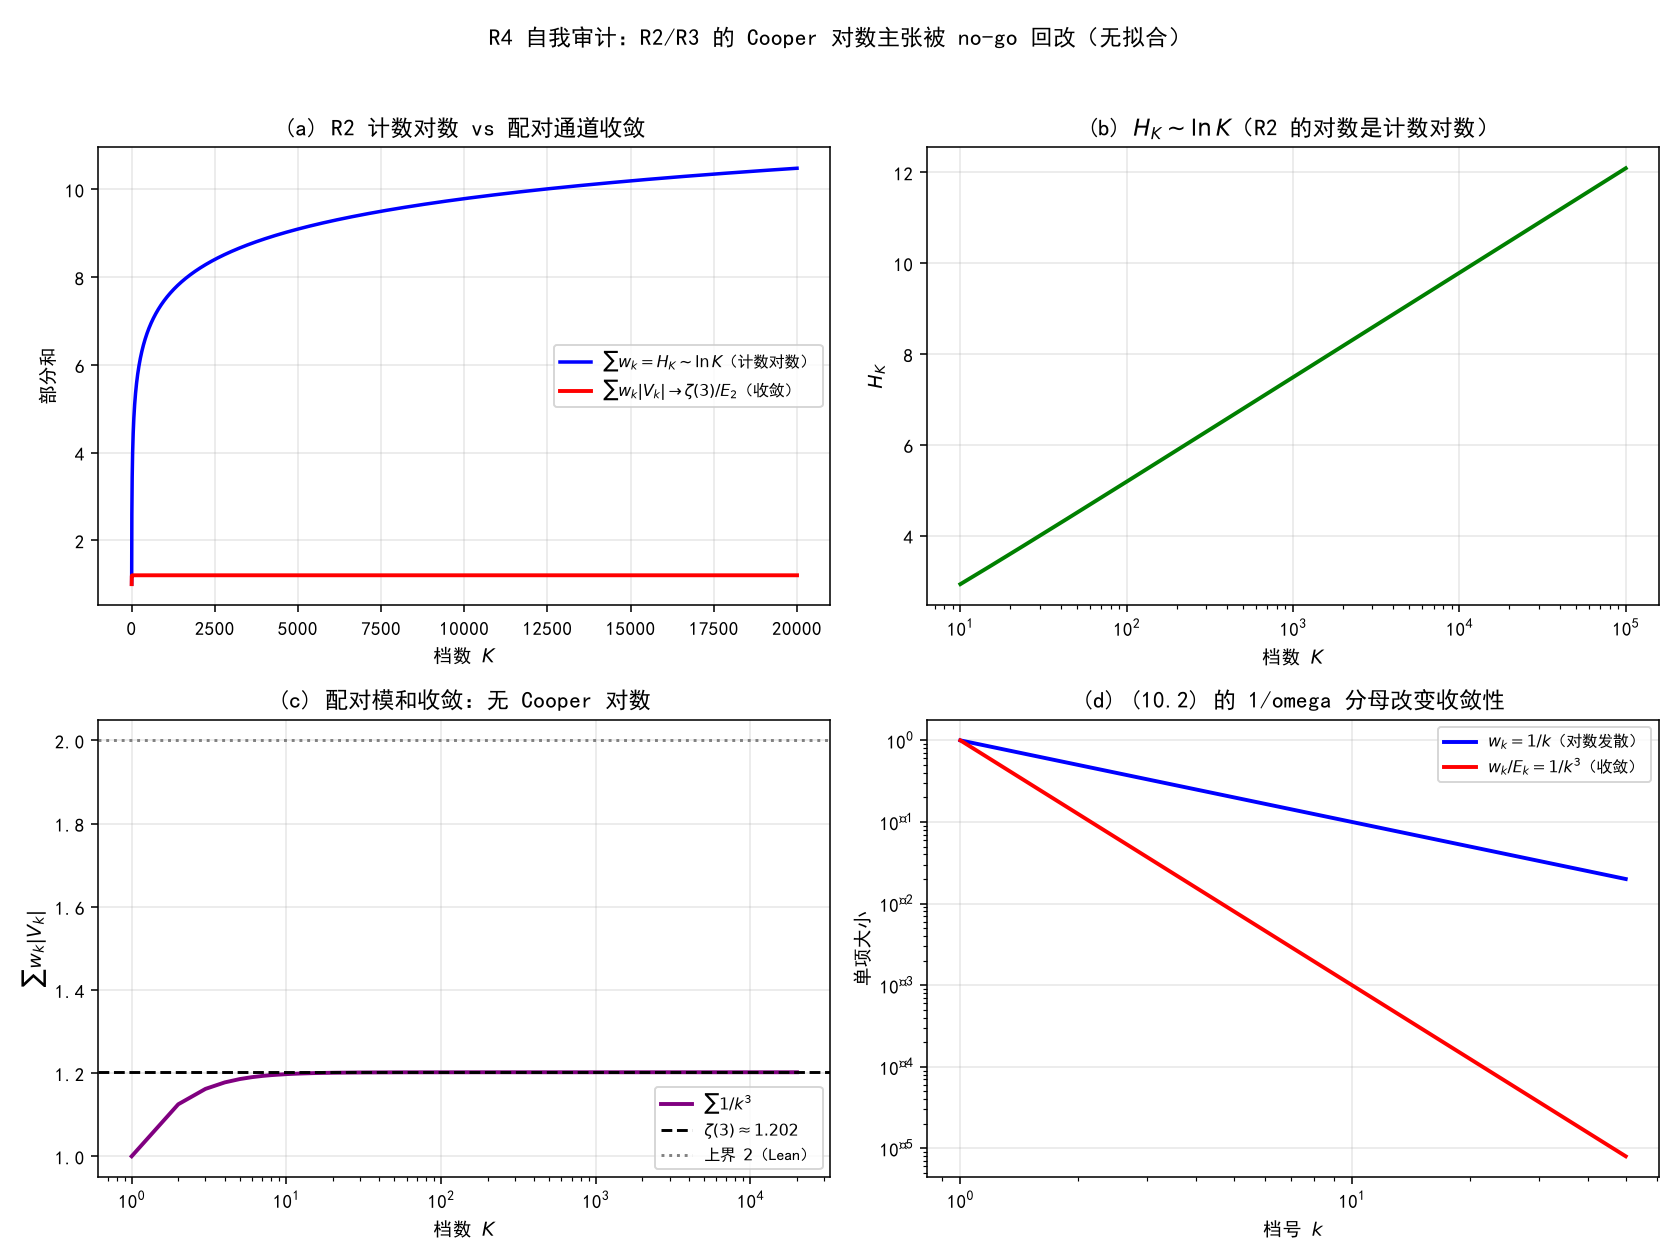

Python code for this plot:
# -*- coding: utf-8 -*-
"""
R4: 自我审计——12.A 模和 vs 配对通道模和。
证明 R2 的对数是「计数对数」，而 (10.2) 的 1/omega 分母使配对模和收敛（无 Cooper 对数）。
只检验极限/收敛/恒等，不拟合。仅用 numpy + matplotlib。
运行：python "10 探索/超导第一性研究/04_计算验证/环节9_自我审计.py"
"""
import csv
import math
import os

import numpy as np
import matplotlib
matplotlib.use("Agg")
import matplotlib.pyplot as plt

plt.rcParams["font.sans-serif"] = ["SimHei", "Microsoft YaHei"]
plt.rcParams["axes.unicode_minus"] = False

HERE = os.path.dirname(os.path.abspath(__file__))
ZETA3 = 1.2020569031595943  # Apéry 常数（外部数学常数）

E2 = 1.0  # 归一化（E_k = E2 k^2）


def w_sum(K):
    """R2 的加权计数和 sum_{k=1}^K 1/k = H_K"""
    k = np.arange(1, K + 1, dtype=np.float64)
    return np.cumsum(1.0 / k)


def wV_sum(K):
    """配对通道模和 sum (1/k)(1/E_k) = (1/E2) sum 1/k^3"""
    k = np.arange(1, K + 1, dtype=np.float64)
    return np.cumsum(1.0 / (E2 * k**3))


def assertions():
    out = {}
    Ks = np.array([10, 100, 1000, 10000, 100000])
    Hs = np.array([w_sum(k)[-1] for k in Ks])
    Vs = np.array([wV_sum(k)[-1] for k in Ks])

    # (a) R2 计数和 ~ (1/2) ln E = ln K（K=sqrt(E/E2)）
    coeff = Hs[-1] / np.log(Ks[-1])
    out["counting_log_coeff"] = float(coeff)
    out["counting_log_target"] = 1.0

    # (b) 配对通道和收敛到 zeta(3)/E2
    out["pairing_sum_at_1e5"] = float(Vs[-1])
    out["zeta3_target"] = ZETA3
    out["pairing_sum_relerr_at_1e5"] = float(abs(Vs[-1] - ZETA3) / ZETA3)

    # (c) 全局 ≤ 2/E2（Lean 定理的数值核对）
    Kbig = 1000000
    out["pairing_sum_global_max"] = float(wV_sum(Kbig)[-1])
    out["bound_2_over_E2"] = 2.0 / E2

    # (d) 单项恒等 (1/k)(1/(E2 k^2)) = 1/(E2 k^3)
    k = 7.0
    lhs = (1 / k) * (1 / (E2 * k**2))
    rhs = 1 / (E2 * k**3)
    out["term_identity_relerr"] = float(abs(lhs - rhs) / abs(rhs))

    # (e) 两项在 K=1e5 的量级差：计数对数 ~11.5 vs 配对和 ~1.2（有界）
    out["log_vs_convergent_ratio"] = float(Hs[-1] / Vs[-1])
    return out


def plots(a):
    fig, axes = plt.subplots(2, 2, figsize=(12, 9))

    K = 20000
    karr = np.arange(1, K + 1)

    # (a) 两条部分和：对数增长 vs 收敛平台
    ax = axes[0, 0]
    ax.plot(karr, w_sum(K), "b-", lw=1.8, label=r"$\sum w_k=H_K\sim\ln K$（计数对数）")
    ax.plot(karr, wV_sum(K), "r-", lw=2, label=r"$\sum w_k|V_k|\to\zeta(3)/E_2$（收敛）")
    ax.set_xlabel(r"档数 $K$")
    ax.set_ylabel(r"部分和")
    ax.set_title("(a) R2 计数对数 vs 配对通道收敛")
    ax.legend(fontsize=8)
    ax.grid(alpha=0.3)

    # (b) 计数和 vs ln K（线性，斜率 1）
    ax = axes[0, 1]
    Ks = np.logspace(1, 5, 400).astype(np.int64)
    Hs = np.array([w_sum(int(k))[-1] for k in Ks])
    ax.semilogx(Ks, Hs, "g-", lw=2)
    ax.set_xlabel(r"档数 $K$")
    ax.set_ylabel(r"$H_K$")
    ax.set_title(r"(b) $H_K\sim\ln K$（R2 的对数是计数对数）")
    ax.grid(alpha=0.3)

    # (c) 配对通道和收敛到 zeta(3)
    ax = axes[1, 0]
    ax.semilogx(karr, wV_sum(K), "purple", lw=2, label=r"$\sum 1/k^3$")
    ax.axhline(ZETA3, color="k", ls="--", lw=1.5, label=r"$\zeta(3)\approx1.202$")
    ax.axhline(2.0, color="gray", ls=":", lw=1.5, label=r"上界 $2$（Lean）")
    ax.set_xlabel(r"档数 $K$")
    ax.set_ylabel(r"$\sum w_k|V_k|$")
    ax.set_title("(c) 配对模和收敛：无 Cooper 对数")
    ax.legend(fontsize=8)
    ax.grid(alpha=0.3)

    # (d) 示意：1/omega 分母把 1/k 压成 1/k^3
    ax = axes[1, 1]
    kk = np.arange(1, 51)
    ax.loglog(kk, 1 / kk, "b-", lw=2, label=r"$w_k=1/k$（对数发散）")
    ax.loglog(kk, 1 / kk**3, "r-", lw=2, label=r"$w_k/E_k=1/k^3$（收敛）")
    ax.set_xlabel(r"档号 $k$")
    ax.set_ylabel(r"单项大小")
    ax.set_title("(d) (10.2) 的 1/omega 分母改变收敛性")
    ax.legend(fontsize=8)
    ax.grid(alpha=0.3)

    fig.suptitle("R4 自我审计：R2/R3 的 Cooper 对数主张被 no-go 回改（无拟合）", fontsize=12)
    fig.tight_layout(rect=[0, 0, 1, 0.96])
    png = os.path.join(HERE, "环节9_自我审计.png")
    fig.savefig(png, dpi=140)
    plt.close(fig)
    return png


if __name__ == "__main__":
    a = assertions()
    print("=== R4 数值断言 ===")
    for k, v in a.items():
        print(f"{k:32s} = {v}")
    p = plots(a)
    path = os.path.join(HERE, "环节9_自我审计_断言.csv")
    with open(path, "w", newline="", encoding="utf-8-sig") as f:
        w = csv.writer(f)
        w.writerow(["assertion", "value"])
        for k, v in a.items():
            w.writerow([k, v])
    print(f"\n图像: {p}\n断言表: {path}")
